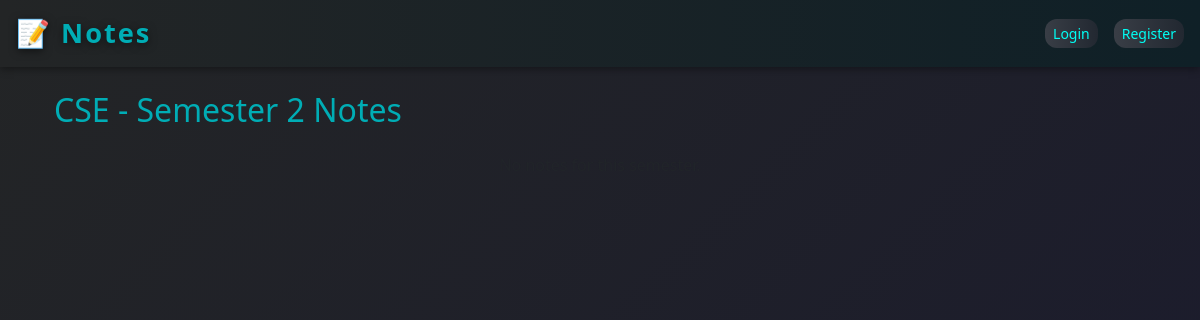
The app's page /first_note/cse/semester/2/, older data.
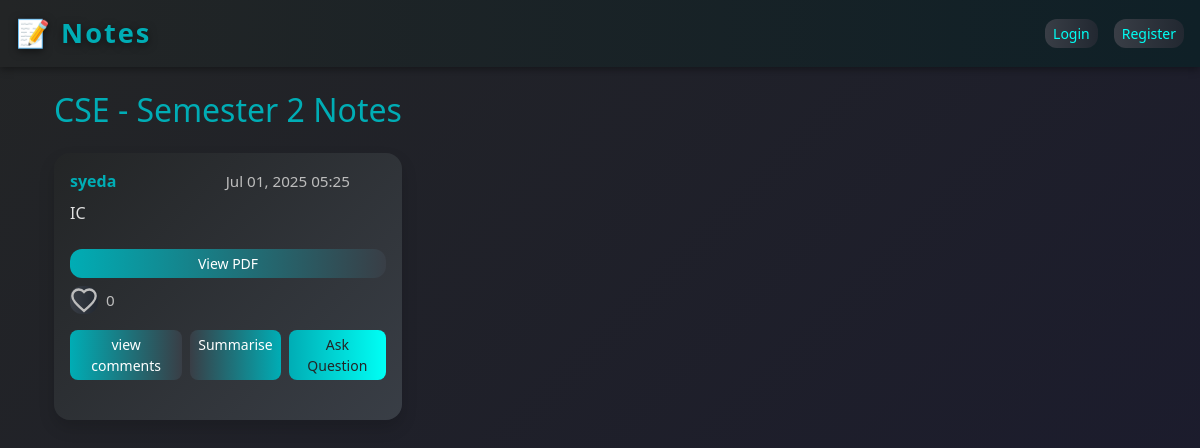
The same page, newer data.
### first_note/models.py (models this page shows, shortened)
class notes(models.Model):
    user = models.ForeignKey(User, on_delete=models.CASCADE)
    content = models.TextField()
    BRANCH_CHOICES = [
        ('cse', 'CSE'),
        ('it', 'IT'),
        ('ece', 'ECE'),
    ]
    branch = models.CharField(max_length=10, choices=BRANCH_CHOICES,default='cse')
    year = models.IntegerField(choices=[(1, '1st'), (2, '2nd'), (3, '3rd'), (4, '4th')],default=1)
    semester = models.IntegerField(choices=[(1, 'Semester 1'), (2, 'Semester 2'), (3, 'Semester 3'), (4, 'Semester 4'), (5, 'Semester 5'), (6, 'Semester 6'), (7, 'Semester 7'), (8, 'Semester 8')], default=1)
    pdf = models.FileField(upload_to='tweets/pdfs/', blank=True, null=True)
    created_at = models.DateTimeField(default=timezone.now)
    updated_at = models.DateTimeField(auto_now=True)
    likes = models.ManyToManyField(User, related_name='liked_tweets', blank=True)
    favourites = models.ManyToManyField(User, related_name='favourite_notes', blank=True)

### first_note/views.py (the view)
# urls.py: path('<str:branch>/semester/<int:semester>/', views.notes_by_branch_semester, name='notes_by_branch_semester'),
def notes_by_branch_semester(request, branch, semester):
    branch_display = dict(notes.BRANCH_CHOICES).get(branch, branch)
    notes_list = notes.objects.filter(branch=branch, semester=semester)
    return render(request, 'notes/notes_by_branch_semester.html', {
        'branch': branch,
        'branch_display': branch_display,
        'semester': semester,
        'notes': notes_list
    })

### first_note/templates/notes/notes_by_branch_semester.html (shortened to what this page needs)
{% extends "layout.html" %}
{% block content %}
<div class="container mt-4">
    <h2 class="mb-4" style="color:#00adb5;">{{ branch_display }} - Semester {{ semester }} Notes</h2>
    <div class="row g-4">
        {% for note in notes %}
            <div class="col-12 col-md-6 col-lg-4">
                <div class="card position-relative h-100 mb-4 p-3 shadow" style="background: linear-gradient(135deg, #232526 0%, #393e46 100%); border-radius: 16px;">
                    <div class="d-flex justify-content-between align-items-center mb-2">
                        <span class="note-title">{{ note.user.username }}</span>
                        <span class="note-meta" style="margin-right: 36px;">{{ note.created_at|date:"M d, Y H:i" }}</span>
                    </div>
                    <div class="mb-2" style="color: #e0e0e0;">
                        {{ note.content|linebreaks }}
                    </div>
                    {% if note.pdf %}
                        <a href="{{ note.pdf.url }}" class="btn btn-sm" style="background: linear-gradient(90deg, #00adb5 0%, #393e46 100%); color: #fff;" target="_blank">
                            View PDF
                        </a>
                    {% endif %}
                    <div class="mt-2 note-meta d-flex align-items-center gap-2">
                        <form method="post" action="{% url 'like_note' note.id %}" class="d-inline">
                            <button type="submit" class="btn p-0 border-0 bg-transparent" style="outline: none;">
                            </button>
                        </form>
                        <span>{{ note.likes.count }}</span>
                    </div>
                    <div class="mt-3 d-flex gap-2">
                        <a href="{% url 'comment_on_note' note.id %}" class="btn btn-sm" style="background: linear-gradient(90deg, #00adb5 0%, #393e46 100%); color: #fff; border-radius: 8px;">
                            view comments
                        </a>
                        <a href="{% url 'note_summary' note.id %}" class="btn btn-sm" style="background: linear-gradient(90deg, #393e46 0%, #00adb5 100%); color: #fff; border-radius: 8px;">
                            Summarise
                        </a>
                        <a href="{% url 'note_ask' note.id %}" class="btn btn-sm" style="background: linear-gradient(90deg, #00adb5 0%, #00fff5 100%); color: #232526; border-radius: 8px;">
                            Ask Question
                        </a>
                    </div>
                </div>
            </div>
        {% empty %}
            <div class="col-12 text-center text-muted">No notes for this semester.</div>
        {% endfor %}
    </div>
</div>
{% endblock %}

Row changes from the older to the newer data that the page shows:
added notes: branch "CSE", user.username "syeda", created_at "Jul 01, 2025 05:25", content "IC", likes.count "0"
Text that changed along with them:
{{ branch_display }}: "CSE" → (not shown)
